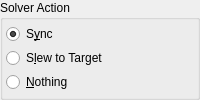
          <widget class="QGroupBox" name="gotoBox">
           <property name="toolTip">
            <string>Select which action to perform after the captured image is solved</string>
           </property>
           <property name="statusTip">
            <string>Select what action to take once a solution is found.</string>
           </property>
           <property name="title">
            <string>Solver Action</string>
           </property>
           <layout class="QVBoxLayout" name="verticalLayout_7">
            <property name="spacing">
             <number>3</number>
            </property>
            <property name="leftMargin">
             <number>3</number>
            </property>
            <property name="topMargin">
             <number>3</number>
            </property>
            <property name="rightMargin">
             <number>3</number>
            </property>
            <property name="bottomMargin">
             <number>3</number>
            </property>
            <item>
             <widget class="QRadioButton" name="syncR">
              <property name="toolTip">
               <string>Synchronize the telescope to the solution coordinates</string>
              </property>
              <property name="statusTip">
               <string/>
              </property>
              <property name="text">
               <string>S&amp;ync</string>
              </property>
              <property name="checked">
               <bool>true</bool>
              </property>
              <attribute name="buttonGroup">
               <string notr="true">gotoModeButtonGroup</string>
              </attribute>
             </widget>
            </item>
            <item>
             <widget class="QRadioButton" name="slewR">
              <property name="toolTip">
               <string>Synchronize the telescope to the solution coordinates and then slew to the target coordinates</string>
              </property>
              <property name="statusTip">
               <string/>
              </property>
              <property name="text">
               <string>S&amp;lew to Target</string>
              </property>
              <attribute name="buttonGroup">
               <string notr="true">gotoModeButtonGroup</string>
              </attribute>
             </widget>
            </item>
            <item>
             <widget class="QRadioButton" name="nothingR">
              <property name="toolTip">
               <string>Just solve</string>
              </property>
              <property name="statusTip">
               <string/>
              </property>
              <property name="text">
               <string>&amp;Nothing</string>
              </property>
              <attribute name="buttonGroup">
               <string notr="true">gotoModeButtonGroup</string>
              </attribute>
             </widget>
            </item>
           </layout>
          </widget>
